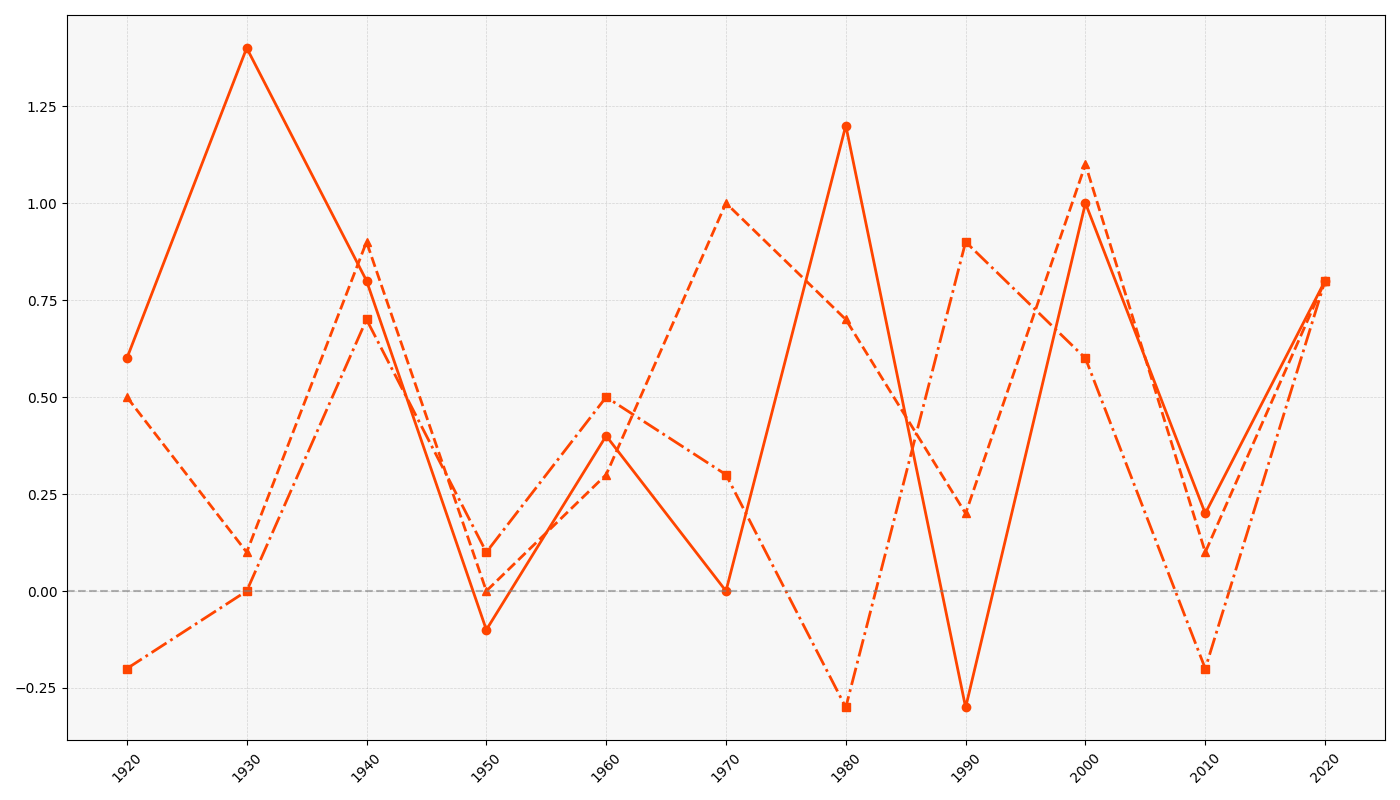

The Python source for this figure:
import numpy as np
import matplotlib.pyplot as plt

years = np.arange(1920, 2021, 10)

northern_hemisphere = [0.6, 1.4, 0.8, -0.1, 0.4, 0.0, 1.2, -0.3, 1.0, 0.2, 0.8]
tropical_regions = [0.5, 0.1, 0.9, 0.0, 0.3, 1.0, 0.7, 0.2, 1.1, 0.1, 0.8]
southern_hemisphere = [-0.2, 0.0, 0.7, 0.1, 0.5, 0.3, -0.3, 0.9, 0.6, -0.2, 0.8]

fig, ax = plt.subplots(figsize=(14, 8))

common_color = '#FF4500'

ax.plot(years, northern_hemisphere, marker='o', linestyle='-', color=common_color, linewidth=2)
ax.plot(years, tropical_regions, marker='^', linestyle='--', color=common_color, linewidth=2)
ax.plot(years, southern_hemisphere, marker='s', linestyle='-.', color=common_color, linewidth=2)

ax.grid(True, which='both', linestyle='--', linewidth=0.5, alpha=0.5)
ax.set_xticks(years)
ax.set_xticklabels(years, rotation=45)
ax.axhline(0, color='gray', linewidth=1.5, linestyle='--', alpha=0.6)

plt.gca().set_facecolor('#f7f7f7')
plt.tight_layout()
plt.show()
